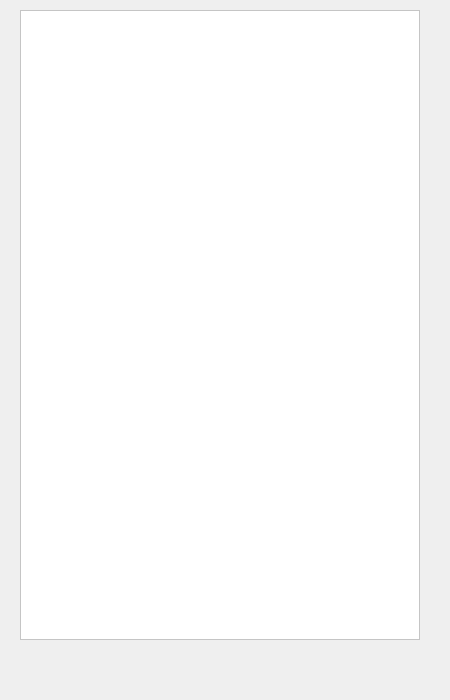
<?xml version="1.0" encoding="UTF-8"?>
<ui version="4.0">
 <class>About_me</class>
 <widget class="QDialog" name="About_me">
  <property name="geometry">
   <rect>
    <x>0</x>
    <y>0</y>
    <width>450</width>
    <height>700</height>
   </rect>
  </property>
  <property name="minimumSize">
   <size>
    <width>450</width>
    <height>700</height>
   </size>
  </property>
  <property name="maximumSize">
   <size>
    <width>450</width>
    <height>700</height>
   </size>
  </property>
  <property name="windowTitle">
   <string>about_me</string>
  </property>
  <property name="windowIcon">
   <iconset resource="res_static.qrc">
    <normaloff>:/icon/source/res/photo/icon/meme.png</normaloff>:/icon/source/res/photo/icon/meme.png</iconset>
  </property>
  <widget class="QTextEdit" name="textEdit">
   <property name="geometry">
    <rect>
     <x>20</x>
     <y>10</y>
     <width>400</width>
     <height>630</height>
    </rect>
   </property>
   <property name="sizePolicy">
    <sizepolicy hsizetype="Maximum" vsizetype="Maximum">
     <horstretch>0</horstretch>
     <verstretch>0</verstretch>
    </sizepolicy>
   </property>
   <property name="minimumSize">
    <size>
     <width>400</width>
     <height>630</height>
    </size>
   </property>
   <property name="maximumSize">
    <size>
     <width>400</width>
     <height>630</height>
    </size>
   </property>
   <property name="layoutDirection">
    <enum>Qt::LeftToRight</enum>
   </property>
   <property name="styleSheet">
    <string notr="true">background-color: rgb(255, 255, 255);
</string>
   </property>
   <property name="autoFormatting">
    <set>QTextEdit::AutoAll</set>
   </property>
   <property name="readOnly">
    <bool>true</bool>
   </property>
   <property name="markdown">
    <string/>
   </property>
  </widget>
 </widget>
 <resources>
  <include location="res_static.qrc"/>
 </resources>
 <connections/>
</ui>
